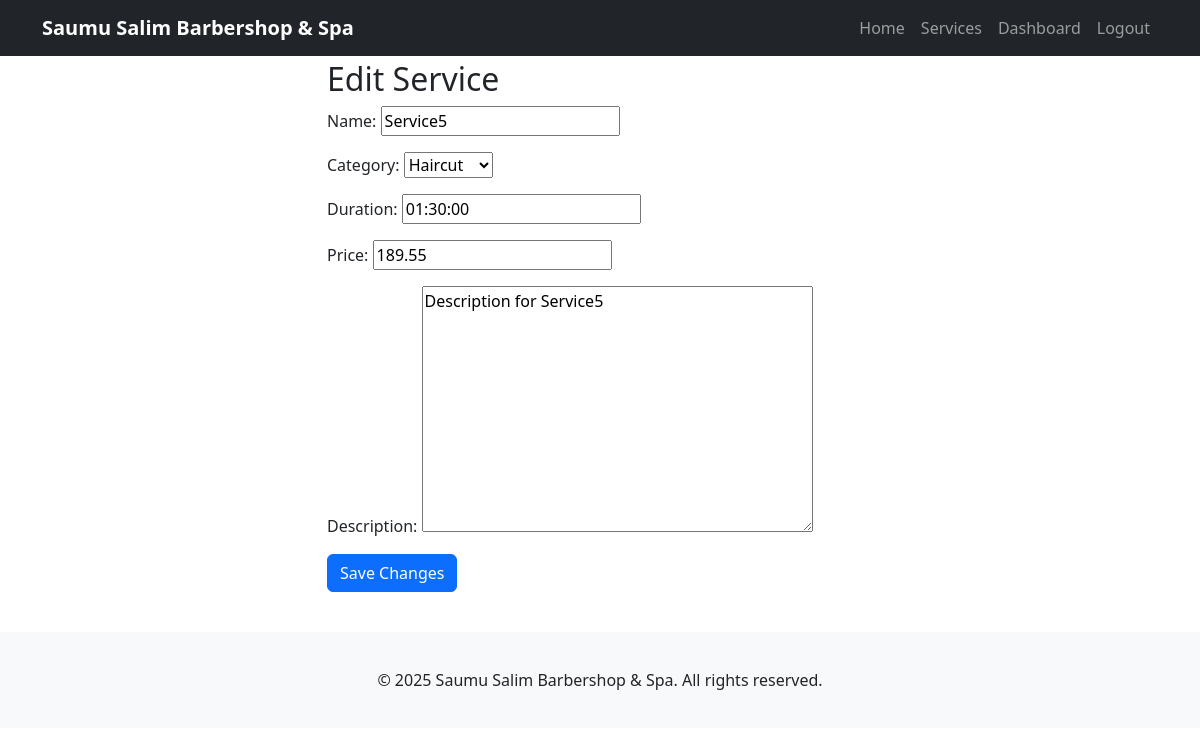
The page /services/edit/5/ (signed in) on the database its author committed.
### services/models.py (models this page shows, shortened)
class Service(models.Model):
    CATEGORY_CHOICES = [
        ('haircut', 'Haircut'),
        ('massage', 'Massage'),
        ('spa', 'Spa'),
    ]
    name = models.CharField(max_length=100)
    category = models.CharField(max_length=50, choices=CATEGORY_CHOICES)
    duration = models.DurationField()  # e.g., timedelta(hours=1)
    price = models.DecimalField(max_digits=10, decimal_places=2)
    description = models.TextField(blank=True, null=True)

### services/views.py (the view)
# urls.py: path('edit/<int:pk>/', views.edit_service, name='edit_service'),  # Edit a service
@user_passes_test(is_admin)
def edit_service(request, pk):
    service = get_object_or_404(Service, pk=pk)
    if request.method == 'POST':
        form = ServiceForm(request.POST, instance=service)
        if form.is_valid():
            form.save()
            return redirect('service_list')
    else:
        form = ServiceForm(instance=service)
    return render(request, 'services/edit_service.html', {'form': form})

### services/forms.py
class ServiceForm(forms.ModelForm):
    class Meta:
        model = Service
        fields = ['name', 'category', 'duration', 'price', 'description']

### services/views.py (called while the page is built)
def is_admin(user):
    return user.is_authenticated and user.is_staff

### templates/services/edit_service.html (shortened to what this page needs)
{% extends 'base.html' %}
{% block content %}
<div class="row justify-content-center">
    <div class="col-md-6">
        <h2>Edit Service</h2>
        <form method="post">
            {{ form.as_p }}
            <button type="submit" class="btn btn-primary">Save Changes</button>
        </form>
    </div>
</div>
{% endblock %}

### templates/base.html (style rules this page uses)
body { padding-top: 60px; }

### rows shown on the page
Service: name "Service5", category "Haircut", duration "01:30:00", price "189.55", description "Description for Service5"
